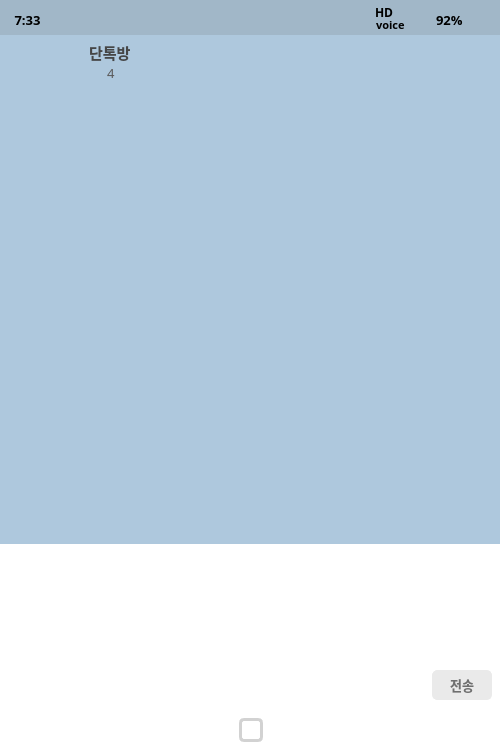
<?xml version="1.0" encoding="UTF-8"?>
<ui version="4.0">
 <class>Form</class>
 <widget class="QWidget" name="Form">
  <property name="geometry">
   <rect>
    <x>0</x>
    <y>0</y>
    <width>500</width>
    <height>755</height>
   </rect>
  </property>
  <property name="windowTitle">
   <string>Form</string>
  </property>
  <property name="styleSheet">
   <string notr="true"/>
  </property>
  <widget class="QWidget" name="widget" native="true">
   <property name="geometry">
    <rect>
     <x>0</x>
     <y>0</y>
     <width>500</width>
     <height>755</height>
    </rect>
   </property>
   <widget class="QWidget" name="widget_2" native="true">
    <property name="geometry">
     <rect>
      <x>0</x>
      <y>0</y>
      <width>500</width>
      <height>35</height>
     </rect>
    </property>
    <property name="styleSheet">
     <string notr="true">background-color: rgb(161, 183, 200);</string>
    </property>
    <widget class="QLabel" name="label_26">
     <property name="geometry">
      <rect>
       <x>466</x>
       <y>8</y>
       <width>28</width>
       <height>22</height>
      </rect>
     </property>
     <property name="text">
      <string/>
     </property>
     <property name="pixmap">
      <pixmap>../ui_img/b3.png</pixmap>
     </property>
     <property name="scaledContents">
      <bool>true</bool>
     </property>
    </widget>
    <widget class="QLabel" name="label_25">
     <property name="geometry">
      <rect>
       <x>436</x>
       <y>12</y>
       <width>29</width>
       <height>16</height>
      </rect>
     </property>
     <property name="font">
      <font>
       <family>맑은 고딕</family>
       <pointsize>10</pointsize>
       <weight>75</weight>
       <bold>true</bold>
      </font>
     </property>
     <property name="styleSheet">
      <string notr="true">color: rgb(0, 0, 0);
background-color: rgba(255, 255, 255, 0);</string>
     </property>
     <property name="text">
      <string>92%</string>
     </property>
    </widget>
    <widget class="QLabel" name="label_24">
     <property name="geometry">
      <rect>
       <x>410</x>
       <y>9</y>
       <width>25</width>
       <height>20</height>
      </rect>
     </property>
     <property name="text">
      <string/>
     </property>
     <property name="pixmap">
      <pixmap>../ui_img/1414141.png</pixmap>
     </property>
     <property name="scaledContents">
      <bool>true</bool>
     </property>
    </widget>
    <widget class="QLabel" name="label_22">
     <property name="geometry">
      <rect>
       <x>375</x>
       <y>6</y>
       <width>18</width>
       <height>12</height>
      </rect>
     </property>
     <property name="font">
      <font>
       <family>맑은 고딕</family>
       <pointsize>9</pointsize>
       <weight>75</weight>
       <bold>true</bold>
      </font>
     </property>
     <property name="styleSheet">
      <string notr="true">background-color: rgba(255, 255, 255, 0);
color: rgb(0, 0, 0);</string>
     </property>
     <property name="text">
      <string>HD</string>
     </property>
    </widget>
    <widget class="QLabel" name="label_23">
     <property name="geometry">
      <rect>
       <x>376</x>
       <y>19</y>
       <width>30</width>
       <height>12</height>
      </rect>
     </property>
     <property name="font">
      <font>
       <family>맑은 고딕</family>
       <pointsize>8</pointsize>
       <weight>75</weight>
       <bold>true</bold>
      </font>
     </property>
     <property name="styleSheet">
      <string notr="true">color: rgb(0, 0, 0);
background-color: rgba(255, 255, 255, 0);</string>
     </property>
     <property name="text">
      <string>voice</string>
     </property>
    </widget>
    <widget class="QLabel" name="label_21">
     <property name="geometry">
      <rect>
       <x>346</x>
       <y>6</y>
       <width>25</width>
       <height>24</height>
      </rect>
     </property>
     <property name="text">
      <string/>
     </property>
     <property name="pixmap">
      <pixmap>../ui_img/1542123.png</pixmap>
     </property>
     <property name="scaledContents">
      <bool>true</bool>
     </property>
    </widget>
    <widget class="QLabel" name="label_20">
     <property name="geometry">
      <rect>
       <x>327</x>
       <y>12</y>
       <width>16</width>
       <height>15</height>
      </rect>
     </property>
     <property name="styleSheet">
      <string notr="true">background-color: rgba(255, 255, 255, 0);</string>
     </property>
     <property name="text">
      <string/>
     </property>
     <property name="pixmap">
      <pixmap>../../trip_pj/img/mute2.png</pixmap>
     </property>
     <property name="scaledContents">
      <bool>true</bool>
     </property>
    </widget>
    <widget class="QLabel" name="label_19">
     <property name="geometry">
      <rect>
       <x>48</x>
       <y>11</y>
       <width>19</width>
       <height>18</height>
      </rect>
     </property>
     <property name="text">
      <string/>
     </property>
     <property name="pixmap">
      <pixmap>../../trip_pj/img/2111466.png</pixmap>
     </property>
     <property name="scaledContents">
      <bool>true</bool>
     </property>
    </widget>
    <widget class="QLabel" name="time_lbl_2">
     <property name="geometry">
      <rect>
       <x>5</x>
       <y>7</y>
       <width>45</width>
       <height>25</height>
      </rect>
     </property>
     <property name="font">
      <font>
       <family>맑은 고딕</family>
       <pointsize>10</pointsize>
       <weight>75</weight>
       <bold>true</bold>
      </font>
     </property>
     <property name="styleSheet">
      <string notr="true">color: rgb(0, 0, 0);
background-color: rgba(255, 255, 255, 0);</string>
     </property>
     <property name="text">
      <string>7:33</string>
     </property>
     <property name="scaledContents">
      <bool>true</bool>
     </property>
     <property name="alignment">
      <set>Qt::AlignCenter</set>
     </property>
    </widget>
   </widget>
   <widget class="QWidget" name="widget_3" native="true">
    <property name="geometry">
     <rect>
      <x>0</x>
      <y>705</y>
      <width>500</width>
      <height>50</height>
     </rect>
    </property>
    <property name="styleSheet">
     <string notr="true">background-color: rgb(255, 255, 255);</string>
    </property>
    <widget class="QLabel" name="esc_lbl">
     <property name="geometry">
      <rect>
       <x>239</x>
       <y>13</y>
       <width>24</width>
       <height>24</height>
      </rect>
     </property>
     <property name="styleSheet">
      <string notr="true">border-color: rgb(210, 210, 210);
border-style:solid;
border-radius:5px;
border-width:3px;</string>
     </property>
     <property name="text">
      <string/>
     </property>
    </widget>
    <widget class="QLabel" name="label_3">
     <property name="geometry">
      <rect>
       <x>67</x>
       <y>7</y>
       <width>56</width>
       <height>35</height>
      </rect>
     </property>
     <property name="text">
      <string/>
     </property>
     <property name="pixmap">
      <pixmap>../ui_img/menu_1.png</pixmap>
     </property>
     <property name="scaledContents">
      <bool>true</bool>
     </property>
    </widget>
   </widget>
   <widget class="QStackedWidget" name="stackedWidget">
    <property name="geometry">
     <rect>
      <x>0</x>
      <y>35</y>
      <width>500</width>
      <height>670</height>
     </rect>
    </property>
    <property name="currentIndex">
     <number>0</number>
    </property>
    <widget class="QWidget" name="page">
     <widget class="QWidget" name="widget_4" native="true">
      <property name="geometry">
       <rect>
        <x>0</x>
        <y>0</y>
        <width>500</width>
        <height>670</height>
       </rect>
      </property>
      <property name="styleSheet">
       <string notr="true">background-color: rgb(174, 200, 221);</string>
      </property>
      <widget class="QWidget" name="widget_5" native="true">
       <property name="geometry">
        <rect>
         <x>0</x>
         <y>630</y>
         <width>500</width>
         <height>40</height>
        </rect>
       </property>
       <property name="styleSheet">
        <string notr="true">background-color: rgb(255, 255, 255);</string>
       </property>
       <widget class="QPushButton" name="pushButton">
        <property name="geometry">
         <rect>
          <x>432</x>
          <y>5</y>
          <width>60</width>
          <height>30</height>
         </rect>
        </property>
        <property name="font">
         <font>
          <family>맑은 고딕</family>
          <pointsize>10</pointsize>
          <weight>75</weight>
          <bold>true</bold>
         </font>
        </property>
        <property name="styleSheet">
         <string notr="true">background-color: rgb(234, 234, 234);
color: rgb(111, 111, 111);
border-style:solid;
border-color:rgb(234, 234, 234);
border-width:1px;
border-radius:5px;</string>
        </property>
        <property name="text">
         <string>전송</string>
        </property>
       </widget>
       <widget class="QLabel" name="label_11">
        <property name="geometry">
         <rect>
          <x>17</x>
          <y>8</y>
          <width>23</width>
          <height>22</height>
         </rect>
        </property>
        <property name="text">
         <string/>
        </property>
        <property name="pixmap">
         <pixmap>../ui_img/smile.png</pixmap>
        </property>
        <property name="scaledContents">
         <bool>true</bool>
        </property>
       </widget>
       <widget class="QLabel" name="label_12">
        <property name="geometry">
         <rect>
          <x>51</x>
          <y>6</y>
          <width>30</width>
          <height>25</height>
         </rect>
        </property>
        <property name="text">
         <string/>
        </property>
        <property name="pixmap">
         <pixmap>../ui_img/qwert.png</pixmap>
        </property>
        <property name="scaledContents">
         <bool>true</bool>
        </property>
       </widget>
       <widget class="QLabel" name="label_15">
        <property name="geometry">
         <rect>
          <x>90</x>
          <y>6</y>
          <width>26</width>
          <height>26</height>
         </rect>
        </property>
        <property name="text">
         <string/>
        </property>
        <property name="pixmap">
         <pixmap>../ui_img/ZZZ.png</pixmap>
        </property>
        <property name="scaledContents">
         <bool>true</bool>
        </property>
       </widget>
       <widget class="QLabel" name="label_16">
        <property name="geometry">
         <rect>
          <x>122</x>
          <y>6</y>
          <width>25</width>
          <height>28</height>
         </rect>
        </property>
        <property name="text">
         <string/>
        </property>
        <property name="pixmap">
         <pixmap>../ui_img/FFFFF.png</pixmap>
        </property>
        <property name="scaledContents">
         <bool>true</bool>
        </property>
       </widget>
      </widget>
      <widget class="QTextEdit" name="chatting_lbl">
       <property name="geometry">
        <rect>
         <x>0</x>
         <y>509</y>
         <width>500</width>
         <height>121</height>
        </rect>
       </property>
       <property name="font">
        <font>
         <family>G마켓 산스 TTF Medium</family>
         <pointsize>12</pointsize>
         <weight>75</weight>
         <bold>true</bold>
        </font>
       </property>
       <property name="styleSheet">
        <string notr="true">background-color: rgb(255, 255, 255);
border-color: rgb(255, 255, 255);
border-style:solid;</string>
       </property>
      </widget>
      <widget class="QScrollArea" name="scrollArea">
       <property name="geometry">
        <rect>
         <x>7</x>
         <y>55</y>
         <width>485</width>
         <height>452</height>
        </rect>
       </property>
       <property name="minimumSize">
        <size>
         <width>450</width>
         <height>400</height>
        </size>
       </property>
       <property name="maximumSize">
        <size>
         <width>16777215</width>
         <height>16777215</height>
        </size>
       </property>
       <property name="styleSheet">
        <string notr="true">QScrollArea#scrollArea{border-color: rgb(174, 200, 221);
border-style:dashed;
border-width:1px;}
</string>
       </property>
       <property name="verticalScrollBarPolicy">
        <enum>Qt::ScrollBarAlwaysOff</enum>
       </property>
       <property name="horizontalScrollBarPolicy">
        <enum>Qt::ScrollBarAlwaysOff</enum>
       </property>
       <property name="widgetResizable">
        <bool>true</bool>
       </property>
       <widget class="QWidget" name="scrollAreaWidgetContents">
        <property name="geometry">
         <rect>
          <x>0</x>
          <y>0</y>
          <width>483</width>
          <height>450</height>
         </rect>
        </property>
        <layout class="QVBoxLayout" name="verticalLayout_2"/>
       </widget>
      </widget>
      <widget class="QWidget" name="widget_6" native="true">
       <property name="geometry">
        <rect>
         <x>0</x>
         <y>0</y>
         <width>500</width>
         <height>54</height>
        </rect>
       </property>
       <widget class="QLabel" name="label">
        <property name="geometry">
         <rect>
          <x>18</x>
          <y>6</y>
          <width>30</width>
          <height>20</height>
         </rect>
        </property>
        <property name="text">
         <string/>
        </property>
        <property name="pixmap">
         <pixmap>../ui_img/kpf.png</pixmap>
        </property>
        <property name="scaledContents">
         <bool>true</bool>
        </property>
       </widget>
       <widget class="QLabel" name="label_2">
        <property name="geometry">
         <rect>
          <x>47</x>
          <y>6</y>
          <width>30</width>
          <height>20</height>
         </rect>
        </property>
        <property name="text">
         <string/>
        </property>
        <property name="pixmap">
         <pixmap>../ui_img/kpf.png</pixmap>
        </property>
        <property name="scaledContents">
         <bool>true</bool>
        </property>
       </widget>
       <widget class="QLabel" name="label_4">
        <property name="geometry">
         <rect>
          <x>19</x>
          <y>27</y>
          <width>30</width>
          <height>20</height>
         </rect>
        </property>
        <property name="text">
         <string/>
        </property>
        <property name="pixmap">
         <pixmap>../ui_img/kpf.png</pixmap>
        </property>
        <property name="scaledContents">
         <bool>true</bool>
        </property>
       </widget>
       <widget class="QLabel" name="label_6">
        <property name="geometry">
         <rect>
          <x>47</x>
          <y>27</y>
          <width>30</width>
          <height>20</height>
         </rect>
        </property>
        <property name="text">
         <string/>
        </property>
        <property name="pixmap">
         <pixmap>../ui_img/kpf.png</pixmap>
        </property>
        <property name="scaledContents">
         <bool>true</bool>
        </property>
       </widget>
       <widget class="QLabel" name="label_7">
        <property name="geometry">
         <rect>
          <x>89</x>
          <y>7</y>
          <width>221</width>
          <height>20</height>
         </rect>
        </property>
        <property name="font">
         <font>
          <family>G마켓 산스 TTF Bold</family>
          <pointsize>11</pointsize>
          <weight>75</weight>
          <bold>true</bold>
         </font>
        </property>
        <property name="styleSheet">
         <string notr="true">color: rgb(70, 70, 70);</string>
        </property>
        <property name="text">
         <string>단톡방</string>
        </property>
        <property name="alignment">
         <set>Qt::AlignLeading|Qt::AlignLeft|Qt::AlignVCenter</set>
        </property>
       </widget>
       <widget class="QLabel" name="label_8">
        <property name="geometry">
         <rect>
          <x>88</x>
          <y>30</y>
          <width>16</width>
          <height>14</height>
         </rect>
        </property>
        <property name="text">
         <string/>
        </property>
        <property name="pixmap">
         <pixmap>../ui_img/888.png</pixmap>
        </property>
        <property name="scaledContents">
         <bool>true</bool>
        </property>
       </widget>
       <widget class="QLabel" name="people_lbl">
        <property name="geometry">
         <rect>
          <x>107</x>
          <y>30</y>
          <width>15</width>
          <height>16</height>
         </rect>
        </property>
        <property name="font">
         <font>
          <family>G마켓 산스 TTF Medium</family>
          <pointsize>10</pointsize>
          <weight>50</weight>
          <bold>false</bold>
         </font>
        </property>
        <property name="styleSheet">
         <string notr="true">color: rgb(88, 88, 88);</string>
        </property>
        <property name="text">
         <string>4</string>
        </property>
       </widget>
       <widget class="QLabel" name="label_10">
        <property name="geometry">
         <rect>
          <x>333</x>
          <y>18</y>
          <width>20</width>
          <height>21</height>
         </rect>
        </property>
        <property name="text">
         <string/>
        </property>
        <property name="pixmap">
         <pixmap>../ui_img/12345.png</pixmap>
        </property>
        <property name="scaledContents">
         <bool>true</bool>
        </property>
       </widget>
       <widget class="QLabel" name="label_17">
        <property name="geometry">
         <rect>
          <x>362</x>
          <y>7</y>
          <width>130</width>
          <height>42</height>
         </rect>
        </property>
        <property name="text">
         <string/>
        </property>
        <property name="pixmap">
         <pixmap>../ui_img/1c2c.png</pixmap>
        </property>
        <property name="scaledContents">
         <bool>true</bool>
        </property>
       </widget>
      </widget>
     </widget>
    </widget>
    <widget class="QWidget" name="page_2"/>
   </widget>
  </widget>
 </widget>
 <resources/>
 <connections/>
</ui>
